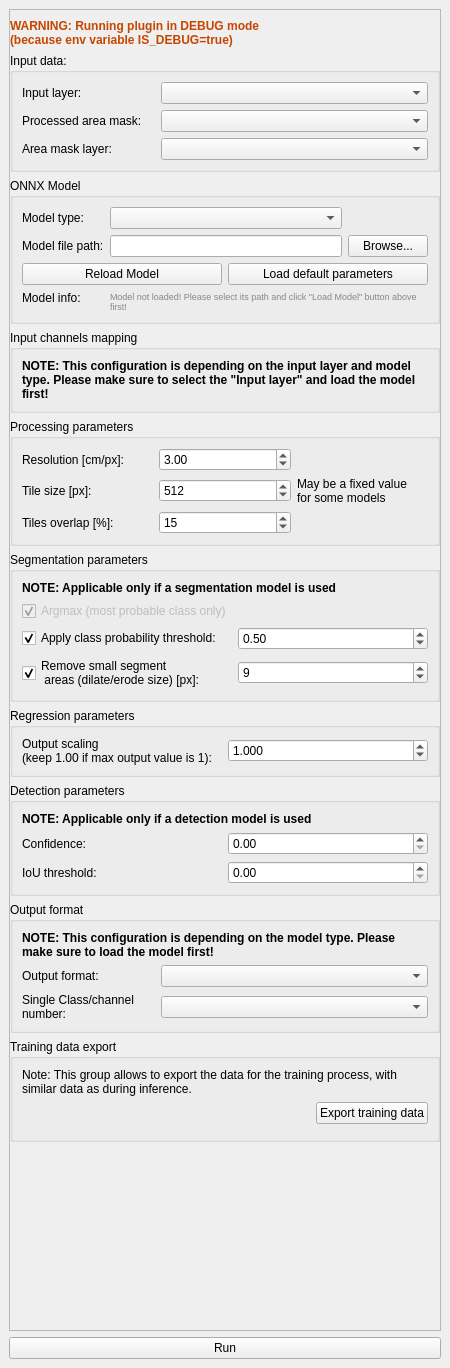
<?xml version="1.0" encoding="UTF-8"?>
<ui version="4.0">
 <class>DeepnessDockWidgetBase</class>
 <widget class="QDockWidget" name="DeepnessDockWidgetBase">
  <property name="geometry">
   <rect>
    <x>0</x>
    <y>0</y>
    <width>450</width>
    <height>1368</height>
   </rect>
  </property>
  <property name="windowTitle">
   <string>Deep Segmentation Framework</string>
  </property>
  <widget class="QWidget" name="dockWidgetContents">
   <layout class="QGridLayout" name="gridLayout">
    <item row="0" column="0">
     <widget class="QScrollArea" name="scrollArea">
      <property name="widgetResizable">
       <bool>true</bool>
      </property>
      <widget class="QWidget" name="scrollAreaWidgetContents">
       <property name="geometry">
        <rect>
         <x>0</x>
         <y>0</y>
         <width>434</width>
         <height>1308</height>
        </rect>
       </property>
       <layout class="QVBoxLayout" name="verticalLayout_3">
        <property name="leftMargin">
         <number>0</number>
        </property>
        <property name="rightMargin">
         <number>0</number>
        </property>
        <property name="bottomMargin">
         <number>0</number>
        </property>
        <item>
         <widget class="QLabel" name="label_debugModeWarning">
          <property name="font">
           <font>
            <pointsize>9</pointsize>
            <weight>75</weight>
            <bold>true</bold>
           </font>
          </property>
          <property name="styleSheet">
           <string notr="true">color:rgb(198, 70, 0)</string>
          </property>
          <property name="text">
           <string>WARNING: Running plugin in DEBUG mode
(because env variable IS_DEBUG=true)</string>
          </property>
         </widget>
        </item>
        <item>
         <widget class="QgsCollapsibleGroupBox" name="mGroupBox_3">
          <property name="sizePolicy">
           <sizepolicy hsizetype="Preferred" vsizetype="Maximum">
            <horstretch>0</horstretch>
            <verstretch>0</verstretch>
           </sizepolicy>
          </property>
          <property name="title">
           <string>Input data:</string>
          </property>
          <layout class="QGridLayout" name="gridLayout_5">
           <item row="0" column="1" colspan="2">
            <widget class="QgsMapLayerComboBox" name="mMapLayerComboBox_inputLayer">
             <property name="toolTip">
              <string>&lt;html&gt;&lt;head/&gt;&lt;body&gt;&lt;p&gt;&lt;span style=&quot; font-weight:600;&quot;&gt;Layer which will be processed.&lt;/span&gt;&lt;/p&gt;&lt;p&gt;Most probably this is your ortophoto or map source (like satellite image from google earth).&lt;br/&gt;Needs to be a raster layer.&lt;/p&gt;&lt;/body&gt;&lt;/html&gt;</string>
             </property>
            </widget>
           </item>
           <item row="1" column="1" colspan="2">
            <widget class="QComboBox" name="comboBox_processedAreaSelection">
             <property name="toolTip">
              <string>&lt;html&gt;&lt;head/&gt;&lt;body&gt;&lt;p&gt;Defines what part of the &amp;quot;Input layer&amp;quot; should be processed.&lt;/p&gt;&lt;p&gt;&lt;br/&gt; - &amp;quot;&lt;span style=&quot; font-style:italic;&quot;&gt;Visible Part&lt;/span&gt;&amp;quot; allows to process the part currently visible on the map canvas.&lt;br/&gt; - &amp;quot;&lt;span style=&quot; font-style:italic;&quot;&gt;Entire Layer&lt;/span&gt;&amp;quot; allows to process the netire ortophoto file&lt;br/&gt; - &amp;quot;&lt;span style=&quot; font-style:italic;&quot;&gt;From Polygons&lt;/span&gt;&amp;quot; allows to select a polygon describing the area to be processed (e.g. if the processed field is a polygon, and we don't want to process outside of it)&lt;/p&gt;&lt;/body&gt;&lt;/html&gt;</string>
             </property>
            </widget>
           </item>
           <item row="0" column="0">
            <widget class="QLabel" name="label_10">
             <property name="text">
              <string>Input layer:</string>
             </property>
            </widget>
           </item>
           <item row="1" column="0">
            <widget class="QLabel" name="label_11">
             <property name="text">
              <string>Processed area mask:</string>
             </property>
            </widget>
           </item>
           <item row="2" column="0">
            <widget class="QLabel" name="label_areaMaskLayer">
             <property name="text">
              <string>Area mask layer:</string>
             </property>
            </widget>
           </item>
           <item row="2" column="1" colspan="2">
            <widget class="QgsMapLayerComboBox" name="mMapLayerComboBox_areaMaskLayer">
             <property name="toolTip">
              <string>&lt;html&gt;&lt;head/&gt;&lt;body&gt;&lt;p&gt;Defines the layer which is being used as a mask for the processing of &amp;quot;Input layer&amp;quot;. &lt;br/&gt;Only pixels within this mask layer will be processed.&lt;/p&gt;&lt;p&gt;Needs to be a vector layer.&lt;/p&gt;&lt;/body&gt;&lt;/html&gt;</string>
             </property>
            </widget>
           </item>
          </layout>
         </widget>
        </item>
        <item>
         <widget class="QgsCollapsibleGroupBox" name="mGroupBox">
          <property name="sizePolicy">
           <sizepolicy hsizetype="Preferred" vsizetype="Maximum">
            <horstretch>0</horstretch>
            <verstretch>0</verstretch>
           </sizepolicy>
          </property>
          <property name="title">
           <string>ONNX Model</string>
          </property>
          <layout class="QGridLayout" name="gridLayout_7">
           <item row="1" column="1">
            <widget class="QLineEdit" name="lineEdit_modelPath">
             <property name="enabled">
              <bool>true</bool>
             </property>
             <property name="toolTip">
              <string>Path to the model file</string>
             </property>
            </widget>
           </item>
           <item row="1" column="0">
            <widget class="QLabel" name="label_4">
             <property name="text">
              <string>Model file path:</string>
             </property>
            </widget>
           </item>
           <item row="1" column="2">
            <widget class="QPushButton" name="pushButton_browseModelPath">
             <property name="enabled">
              <bool>true</bool>
             </property>
             <property name="text">
              <string>Browse...</string>
             </property>
            </widget>
           </item>
           <item row="0" column="0">
            <widget class="QLabel" name="label_5">
             <property name="text">
              <string>Model type:</string>
             </property>
            </widget>
           </item>
           <item row="0" column="1">
            <widget class="QComboBox" name="comboBox_modelType">
             <property name="toolTip">
              <string>&lt;html&gt;&lt;head/&gt;&lt;body&gt;&lt;p&gt;Type of the model (model class) which you want to use.&lt;br/&gt;You should obtain this information along with the model file.&lt;/p&gt;&lt;p&gt;Please refer to the plugin documentation for more details.&lt;/p&gt;&lt;/body&gt;&lt;/html&gt;</string>
             </property>
            </widget>
           </item>
           <item row="4" column="0">
            <widget class="QLabel" name="label_3">
             <property name="text">
              <string>Model info:</string>
             </property>
            </widget>
           </item>
           <item row="4" column="1" rowspan="2" colspan="2">
            <widget class="QLabel" name="label_modelInfo">
             <property name="font">
              <font>
               <pointsize>7</pointsize>
              </font>
             </property>
             <property name="styleSheet">
              <string notr="true">color: rgb(135, 135, 133);</string>
             </property>
             <property name="text">
              <string>Model not loaded! Please select its path and click &quot;Load Model&quot; button above first!</string>
             </property>
             <property name="wordWrap">
              <bool>true</bool>
             </property>
            </widget>
           </item>
           <item row="3" column="0" colspan="3">
            <layout class="QHBoxLayout" name="horizontalLayout_10">
             <item>
              <widget class="QPushButton" name="pushButton_reloadModel">
               <property name="toolTip">
                <string>Reload the model given in the line edit above</string>
               </property>
               <property name="text">
                <string>Reload Model</string>
               </property>
              </widget>
             </item>
             <item>
              <widget class="QPushButton" name="pushButton_loadDefaultModelParameters">
               <property name="toolTip">
                <string>&lt;html&gt;&lt;head/&gt;&lt;body&gt;&lt;p&gt;&lt;span style=&quot; font-weight:600;&quot;&gt;Load default model parameters.&lt;/span&gt;&lt;/p&gt;&lt;p&gt;ONNX Models can have metadata, which can be parsed and used to set default value for fields in UI, w.g. for tile_size or confidence threshold&lt;/p&gt;&lt;/body&gt;&lt;/html&gt;</string>
               </property>
               <property name="text">
                <string>Load default parameters</string>
               </property>
              </widget>
             </item>
            </layout>
           </item>
          </layout>
         </widget>
        </item>
        <item>
         <widget class="QgsCollapsibleGroupBox" name="mGroupBox_2">
          <property name="sizePolicy">
           <sizepolicy hsizetype="Preferred" vsizetype="Maximum">
            <horstretch>0</horstretch>
            <verstretch>0</verstretch>
           </sizepolicy>
          </property>
          <property name="title">
           <string>Input channels mapping</string>
          </property>
          <layout class="QGridLayout" name="gridLayout_4">
           <item row="1" column="0">
            <layout class="QVBoxLayout" name="verticalLayout_inputChannelsMapping"/>
           </item>
           <item row="0" column="0">
            <widget class="QLabel" name="label_12">
             <property name="font">
              <font>
               <weight>75</weight>
               <bold>true</bold>
              </font>
             </property>
             <property name="text">
              <string>NOTE: This configuration is depending on the input layer and model type. Please make sure to select the &quot;Input layer&quot; and load the model first!</string>
             </property>
             <property name="wordWrap">
              <bool>true</bool>
             </property>
            </widget>
           </item>
          </layout>
         </widget>
        </item>
        <item>
         <widget class="QgsCollapsibleGroupBox" name="mGroupBox_4">
          <property name="sizePolicy">
           <sizepolicy hsizetype="Preferred" vsizetype="Maximum">
            <horstretch>0</horstretch>
            <verstretch>0</verstretch>
           </sizepolicy>
          </property>
          <property name="title">
           <string>Processing parameters</string>
          </property>
          <layout class="QGridLayout" name="gridLayout_8">
           <item row="1" column="0">
            <widget class="QLabel" name="label_8">
             <property name="text">
              <string>Tile size [px]:</string>
             </property>
            </widget>
           </item>
           <item row="0" column="1">
            <widget class="QDoubleSpinBox" name="doubleSpinBox_resolution_cm_px">
             <property name="toolTip">
              <string>&lt;html&gt;&lt;head/&gt;&lt;body&gt;&lt;p&gt;Defines the processing resolution of the &amp;quot;Input layer&amp;quot;.&lt;/p&gt;&lt;p&gt;&lt;br/&gt;&lt;/p&gt;&lt;p&gt;Determines the resolution of images fed into the model, allowing to scale the input images.&lt;/p&gt;&lt;p&gt;Should be similar as the resolution used to train the model.&lt;/p&gt;&lt;/body&gt;&lt;/html&gt;</string>
             </property>
             <property name="decimals">
              <number>2</number>
             </property>
             <property name="minimum">
              <double>0.000000000000000</double>
             </property>
             <property name="maximum">
              <double>999999.000000000000000</double>
             </property>
             <property name="value">
              <double>3.000000000000000</double>
             </property>
            </widget>
           </item>
           <item row="0" column="0">
            <widget class="QLabel" name="label">
             <property name="text">
              <string>Resolution [cm/px]:</string>
             </property>
            </widget>
           </item>
           <item row="1" column="1">
            <widget class="QSpinBox" name="spinBox_tileSize_px">
             <property name="enabled">
              <bool>true</bool>
             </property>
             <property name="toolTip">
              <string>&lt;html&gt;&lt;head/&gt;&lt;body&gt;&lt;p&gt;Size of the images passed to the model.&lt;/p&gt;&lt;p&gt;Usually needs to be the same as the one used during training.&lt;/p&gt;&lt;/body&gt;&lt;/html&gt;</string>
             </property>
             <property name="maximum">
              <number>99999</number>
             </property>
             <property name="value">
              <number>512</number>
             </property>
            </widget>
           </item>
           <item row="1" column="2">
            <widget class="QLabel" name="label_13">
             <property name="text">
              <string>May be a fixed value
for some models</string>
             </property>
            </widget>
           </item>
           <item row="2" column="0">
            <widget class="QLabel" name="label_19">
             <property name="text">
              <string>Tiles overlap [%]:</string>
             </property>
            </widget>
           </item>
           <item row="2" column="1">
            <widget class="QSpinBox" name="spinBox_processingTileOverlapPercentage">
             <property name="toolTip">
              <string>&lt;html&gt;&lt;head/&gt;&lt;body&gt;&lt;p&gt;Defines how much tiles should overlap on their neighbours during processing.&lt;/p&gt;&lt;p&gt;Especially required for model which introduce distortions on the edges of images, so that it can be removed in postprocessing.&lt;/p&gt;&lt;/body&gt;&lt;/html&gt;</string>
             </property>
             <property name="suffix">
              <string/>
             </property>
             <property name="value">
              <number>15</number>
             </property>
            </widget>
           </item>
          </layout>
         </widget>
        </item>
        <item>
         <widget class="QgsCollapsibleGroupBox" name="mGroupBox_segmentationParameters">
          <property name="sizePolicy">
           <sizepolicy hsizetype="Preferred" vsizetype="Maximum">
            <horstretch>0</horstretch>
            <verstretch>0</verstretch>
           </sizepolicy>
          </property>
          <property name="title">
           <string>Segmentation parameters</string>
          </property>
          <layout class="QGridLayout" name="gridLayout_10">
           <item row="3" column="2">
            <widget class="QSpinBox" name="spinBox_dilateErodeSize">
             <property name="toolTip">
              <string>&lt;html&gt;&lt;head/&gt;&lt;body&gt;&lt;p&gt;Postprocessing option, to remove small areas (small clusters of pixels) belonging to each class, smoothing the predictions.&lt;/p&gt;&lt;p&gt;The actual size (in meters) of the smoothing can be calculated as &amp;quot;Resolution&amp;quot; * &amp;quot;value of this parameter&amp;quot;.&lt;br/&gt;Works as application of dilate and erode operation (twice, in reverse order).&lt;br/&gt;Similar effect to median filter.&lt;/p&gt;&lt;/body&gt;&lt;/html&gt;</string>
             </property>
             <property name="value">
              <number>9</number>
             </property>
            </widget>
           </item>
           <item row="0" column="1" colspan="2">
            <widget class="QLabel" name="label_2">
             <property name="font">
              <font>
               <weight>75</weight>
               <bold>true</bold>
              </font>
             </property>
             <property name="text">
              <string>NOTE: Applicable only if a segmentation model is used</string>
             </property>
            </widget>
           </item>
           <item row="2" column="1">
            <widget class="QCheckBox" name="checkBox_pixelClassEnableThreshold">
             <property name="text">
              <string>Apply class probability threshold:</string>
             </property>
             <property name="checked">
              <bool>true</bool>
             </property>
            </widget>
           </item>
           <item row="1" column="1">
            <widget class="QCheckBox" name="checkBox_pixelClassArgmaxEnabled">
             <property name="enabled">
              <bool>false</bool>
             </property>
             <property name="toolTip">
              <string/>
             </property>
             <property name="text">
              <string>Argmax (most probable class only)</string>
             </property>
             <property name="checked">
              <bool>true</bool>
             </property>
            </widget>
           </item>
           <item row="3" column="1">
            <widget class="QCheckBox" name="checkBox_removeSmallAreas">
             <property name="text">
              <string>Remove small segment 
 areas (dilate/erode size) [px]:</string>
             </property>
             <property name="checked">
              <bool>true</bool>
             </property>
            </widget>
           </item>
           <item row="2" column="2">
            <widget class="QDoubleSpinBox" name="doubleSpinBox_probabilityThreshold">
             <property name="toolTip">
              <string>&lt;html&gt;&lt;head/&gt;&lt;body&gt;&lt;p&gt;Minimum required probability for the class to be considered as belonging to this class.&lt;/p&gt;&lt;/body&gt;&lt;/html&gt;</string>
             </property>
             <property name="decimals">
              <number>2</number>
             </property>
             <property name="maximum">
              <double>1.000000000000000</double>
             </property>
             <property name="singleStep">
              <double>0.050000000000000</double>
             </property>
             <property name="value">
              <double>0.500000000000000</double>
             </property>
            </widget>
           </item>
          </layout>
         </widget>
        </item>
        <item>
         <widget class="QgsCollapsibleGroupBox" name="mGroupBox_regressionParameters">
          <property name="sizePolicy">
           <sizepolicy hsizetype="Preferred" vsizetype="Maximum">
            <horstretch>0</horstretch>
            <verstretch>0</verstretch>
           </sizepolicy>
          </property>
          <property name="title">
           <string>Regression parameters</string>
          </property>
          <layout class="QGridLayout" name="gridLayout_11">
           <item row="0" column="0">
            <widget class="QLabel" name="label_6">
             <property name="text">
              <string>Output scaling 
(keep 1.00 if max output value is 1):</string>
             </property>
            </widget>
           </item>
           <item row="0" column="1">
            <widget class="QDoubleSpinBox" name="doubleSpinBox_regressionScaling">
             <property name="toolTip">
              <string>&lt;html&gt;&lt;head/&gt;&lt;body&gt;&lt;p&gt;Scaling factor for model output values.&lt;/p&gt;&lt;p&gt;Each pixel value will be multiplied by this factor.&lt;/p&gt;&lt;/body&gt;&lt;/html&gt;</string>
             </property>
             <property name="decimals">
              <number>3</number>
             </property>
             <property name="maximum">
              <double>9999.000000000000000</double>
             </property>
             <property name="value">
              <double>1.000000000000000</double>
             </property>
            </widget>
           </item>
          </layout>
         </widget>
        </item>
        <item>
         <widget class="QgsCollapsibleGroupBox" name="mGroupBox_detectionParameters">
          <property name="title">
           <string>Detection parameters</string>
          </property>
          <layout class="QGridLayout" name="gridLayout_9">
           <item row="3" column="0">
            <widget class="QLabel" name="label_22">
             <property name="text">
              <string>IoU threshold:</string>
             </property>
            </widget>
           </item>
           <item row="3" column="1">
            <widget class="QDoubleSpinBox" name="doubleSpinBox_iouScore">
             <property name="toolTip">
              <string>&lt;html&gt;&lt;head/&gt;&lt;body&gt;&lt;p&gt;Parameter used in Non Maximum Suppression in post processing.&lt;/p&gt;&lt;p&gt;Defines the threshold of overlap between to neighbouring detections, to consider them as the same object.&lt;/p&gt;&lt;/body&gt;&lt;/html&gt;</string>
             </property>
             <property name="decimals">
              <number>2</number>
             </property>
             <property name="maximum">
              <double>1.000000000000000</double>
             </property>
             <property name="singleStep">
              <double>0.050000000000000</double>
             </property>
            </widget>
           </item>
           <item row="1" column="0">
            <widget class="QLabel" name="label_21">
             <property name="text">
              <string>Confidence:</string>
             </property>
            </widget>
           </item>
           <item row="0" column="0" colspan="2">
            <widget class="QLabel" name="label_20">
             <property name="font">
              <font>
               <weight>75</weight>
               <bold>true</bold>
              </font>
             </property>
             <property name="text">
              <string>NOTE: Applicable only if a detection model is used</string>
             </property>
            </widget>
           </item>
           <item row="1" column="1">
            <widget class="QDoubleSpinBox" name="doubleSpinBox_confidence">
             <property name="toolTip">
              <string>&lt;html&gt;&lt;head/&gt;&lt;body&gt;&lt;p&gt;Minimal confidence of the potential detection, to consider it as a detection.&lt;/p&gt;&lt;/body&gt;&lt;/html&gt;</string>
             </property>
             <property name="decimals">
              <number>2</number>
             </property>
             <property name="maximum">
              <double>1.000000000000000</double>
             </property>
             <property name="singleStep">
              <double>0.050000000000000</double>
             </property>
            </widget>
           </item>
          </layout>
         </widget>
        </item>
        <item>
         <widget class="QgsCollapsibleGroupBox" name="mGroupBox_6">
          <property name="sizePolicy">
           <sizepolicy hsizetype="Preferred" vsizetype="Maximum">
            <horstretch>0</horstretch>
            <verstretch>0</verstretch>
           </sizepolicy>
          </property>
          <property name="title">
           <string>Output format</string>
          </property>
          <layout class="QGridLayout" name="gridLayout_2">
           <item row="1" column="1" colspan="2">
            <widget class="QComboBox" name="comboBox_modelOutputFormat">
             <property name="toolTip">
              <string>&lt;html&gt;&lt;head/&gt;&lt;body&gt;&lt;p&gt;Determines how the model output should be presented.&lt;/p&gt;&lt;p&gt;E.g. whether we want to have the output layer only for one class, or for each class of the model.&lt;/p&gt;&lt;p&gt;Please refer to the plugin documentation for more details.&lt;/p&gt;&lt;/body&gt;&lt;/html&gt;</string>
             </property>
            </widget>
           </item>
           <item row="1" column="0">
            <widget class="QLabel" name="label_18">
             <property name="text">
              <string>Output format:</string>
             </property>
            </widget>
           </item>
           <item row="2" column="1" colspan="2">
            <widget class="QComboBox" name="comboBox_outputFormatClassNumber">
             <property name="toolTip">
              <string>&lt;html&gt;&lt;head/&gt;&lt;body&gt;&lt;p&gt;If selected, only this channel (class) of the model output will be presented as a result.&lt;/p&gt;&lt;/body&gt;&lt;/html&gt;</string>
             </property>
            </widget>
           </item>
           <item row="0" column="0" colspan="3">
            <widget class="QLabel" name="label_17">
             <property name="font">
              <font>
               <weight>75</weight>
               <bold>true</bold>
              </font>
             </property>
             <property name="text">
              <string>NOTE: This configuration is depending on the model type. Please make sure to load the model first!</string>
             </property>
             <property name="wordWrap">
              <bool>true</bool>
             </property>
            </widget>
           </item>
           <item row="2" column="0">
            <widget class="QLabel" name="label_9">
             <property name="text">
              <string>Single Class/channel 
number:</string>
             </property>
            </widget>
           </item>
          </layout>
         </widget>
        </item>
        <item>
         <widget class="QgsCollapsibleGroupBox" name="mGroupBox_8">
          <property name="sizePolicy">
           <sizepolicy hsizetype="Preferred" vsizetype="Maximum">
            <horstretch>0</horstretch>
            <verstretch>0</verstretch>
           </sizepolicy>
          </property>
          <property name="title">
           <string>Training data export</string>
          </property>
          <layout class="QVBoxLayout" name="verticalLayout_4">
           <item>
            <widget class="QLabel" name="label_15">
             <property name="text">
              <string>Note: This group allows to export the data for the training process, with similar data as during inference.</string>
             </property>
             <property name="wordWrap">
              <bool>true</bool>
             </property>
            </widget>
           </item>
           <item>
            <layout class="QVBoxLayout" name="verticalLayout_trainingDataExport"/>
           </item>
           <item>
            <layout class="QHBoxLayout" name="horizontalLayout_2">
             <item>
              <spacer name="horizontalSpacer">
               <property name="orientation">
                <enum>Qt::Horizontal</enum>
               </property>
               <property name="sizeHint" stdset="0">
                <size>
                 <width>40</width>
                 <height>20</height>
                </size>
               </property>
              </spacer>
             </item>
             <item>
              <widget class="QPushButton" name="pushButton_runTrainingDataExport">
               <property name="toolTip">
                <string>&lt;html&gt;&lt;head/&gt;&lt;body&gt;&lt;p&gt;Run the export of the data&lt;/p&gt;&lt;/body&gt;&lt;/html&gt;</string>
               </property>
               <property name="text">
                <string>Export training data</string>
               </property>
              </widget>
             </item>
            </layout>
           </item>
           <item>
            <widget class="QWidget" name="widget_3" native="true">
             <layout class="QHBoxLayout" name="horizontalLayout">
              <property name="leftMargin">
               <number>0</number>
              </property>
              <property name="topMargin">
               <number>0</number>
              </property>
              <property name="rightMargin">
               <number>0</number>
              </property>
              <property name="bottomMargin">
               <number>0</number>
              </property>
             </layout>
            </widget>
           </item>
          </layout>
         </widget>
        </item>
        <item>
         <spacer name="verticalSpacer">
          <property name="orientation">
           <enum>Qt::Vertical</enum>
          </property>
          <property name="sizeHint" stdset="0">
           <size>
            <width>20</width>
            <height>40</height>
           </size>
          </property>
         </spacer>
        </item>
       </layout>
      </widget>
     </widget>
    </item>
    <item row="1" column="0">
     <layout class="QVBoxLayout" name="verticalLayout">
      <item>
       <widget class="QPushButton" name="pushButton_runInference">
        <property name="toolTip">
         <string>&lt;html&gt;&lt;head/&gt;&lt;body&gt;&lt;p&gt;Run the inference, for the selected above paraeters.&lt;/p&gt;&lt;/body&gt;&lt;/html&gt;</string>
        </property>
        <property name="text">
         <string>Run</string>
        </property>
       </widget>
      </item>
     </layout>
    </item>
   </layout>
  </widget>
 </widget>
 <customwidgets>
  <customwidget>
   <class>QgsCollapsibleGroupBox</class>
   <extends>QGroupBox</extends>
   <header>qgscollapsiblegroupbox.h</header>
   <container>1</container>
  </customwidget>
  <customwidget>
   <class>QgsMapLayerComboBox</class>
   <extends>QComboBox</extends>
   <header>qgsmaplayercombobox.h</header>
  </customwidget>
 </customwidgets>
 <resources/>
 <connections/>
</ui>
